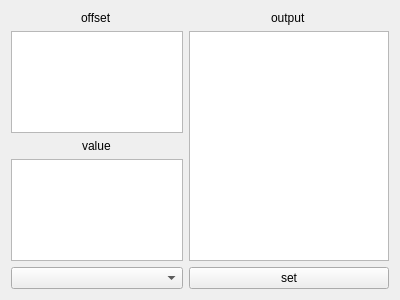
<?xml version="1.0" encoding="UTF-8"?>
<ui version="4.0">
 <class>BoardEmulatorWidget</class>
 <widget class="QWidget" name="BoardEmulatorWidget">
  <property name="geometry">
   <rect>
    <x>0</x>
    <y>0</y>
    <width>400</width>
    <height>300</height>
   </rect>
  </property>
  <property name="windowTitle">
   <string>Form</string>
  </property>
  <layout class="QGridLayout" name="gridLayout">
   <item row="0" column="0" alignment="Qt::AlignHCenter">
    <widget class="QLabel" name="label">
     <property name="text">
      <string>offset</string>
     </property>
    </widget>
   </item>
   <item row="1" column="0">
    <widget class="QTextEdit" name="inputOffsetTextEdit">
     <property name="sizePolicy">
      <sizepolicy hsizetype="Expanding" vsizetype="Expanding">
       <horstretch>0</horstretch>
       <verstretch>0</verstretch>
      </sizepolicy>
     </property>
    </widget>
   </item>
   <item row="3" column="0">
    <widget class="QTextEdit" name="inputValueTextEdit">
     <property name="sizePolicy">
      <sizepolicy hsizetype="Expanding" vsizetype="Expanding">
       <horstretch>0</horstretch>
       <verstretch>0</verstretch>
      </sizepolicy>
     </property>
    </widget>
   </item>
   <item row="1" column="1" rowspan="3" colspan="2">
    <widget class="QTextEdit" name="outputTextEdit">
     <property name="sizePolicy">
      <sizepolicy hsizetype="Maximum" vsizetype="Expanding">
       <horstretch>0</horstretch>
       <verstretch>0</verstretch>
      </sizepolicy>
     </property>
     <property name="minimumSize">
      <size>
       <width>200</width>
       <height>0</height>
      </size>
     </property>
    </widget>
   </item>
   <item row="4" column="0">
    <widget class="QComboBox" name="comboBox"/>
   </item>
   <item row="2" column="0" alignment="Qt::AlignHCenter">
    <widget class="QLabel" name="label_3">
     <property name="text">
      <string>value</string>
     </property>
    </widget>
   </item>
   <item row="0" column="1" colspan="2" alignment="Qt::AlignHCenter">
    <widget class="QLabel" name="label_2">
     <property name="text">
      <string>output</string>
     </property>
    </widget>
   </item>
   <item row="4" column="1" colspan="2">
    <widget class="QPushButton" name="pushButton">
     <property name="text">
      <string>set</string>
     </property>
    </widget>
   </item>
  </layout>
 </widget>
 <resources/>
 <connections/>
</ui>
